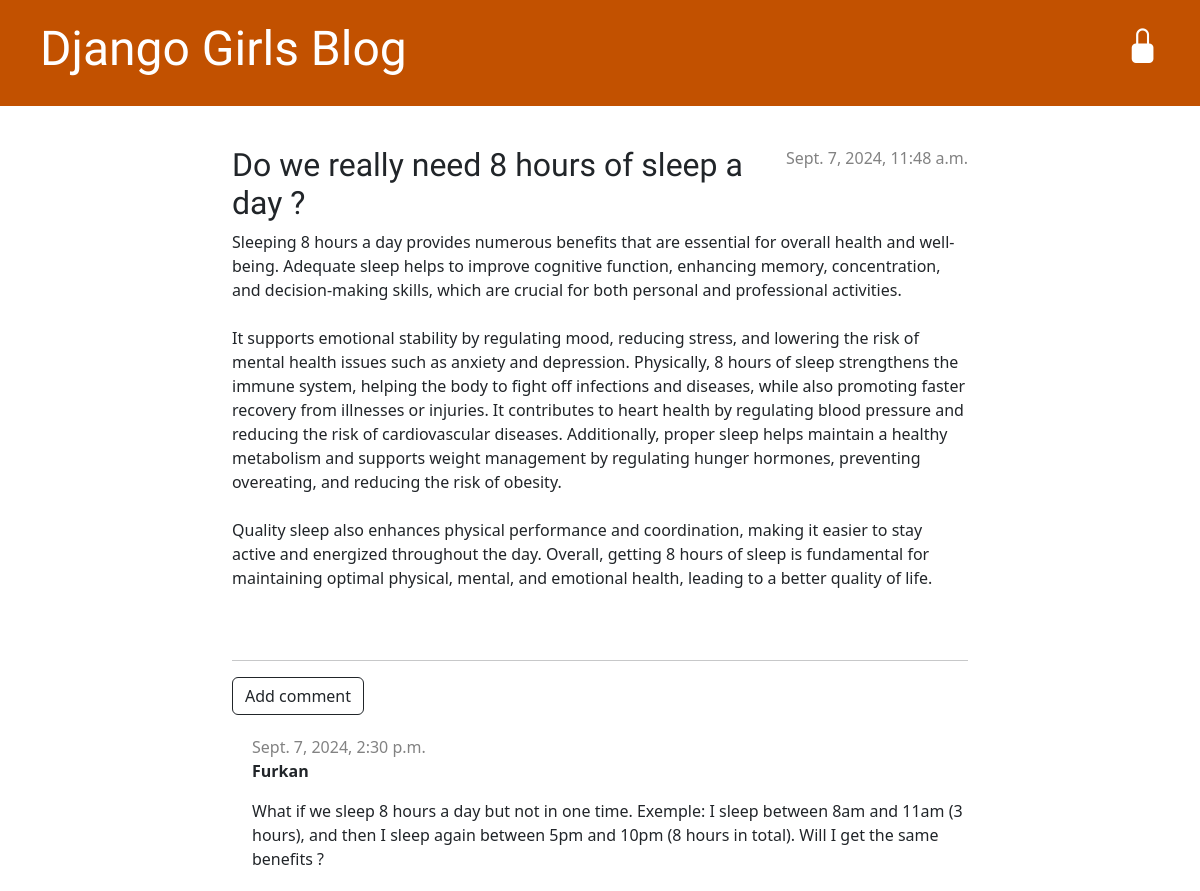
The page /post/8/ on the database its author committed.
### blog/models.py (models this page shows, shortened)
class Post(models.Model):
    author = models.ForeignKey(settings.AUTH_USER_MODEL, on_delete=models.CASCADE)
    title = models.CharField(max_length=200)
    text = models.TextField()
    created_date = models.DateTimeField(default=timezone.now)
    published_date = models.DateTimeField(blank=True, null=True)

class Comment(models.Model):
    post = models.ForeignKey('blog.Post', on_delete=models.CASCADE, related_name='comments')
    author = models.CharField(max_length=200)
    text = models.TextField()
    created_date = models.DateTimeField(default=timezone.now)
    approved_comment = models.BooleanField(default=False)

### blog/views.py (the view)
# urls.py: path('post/<int:pk>/', views.post_detail, name='post_detail'),
def post_detail(request, pk):
    post = get_object_or_404(Post, pk=pk)
    return render(request, 'blog/post_detail.html', {'post': post})

### blog/templates/blog/post_detail.html (shortened to what this page needs)
{% extends 'blog/base.html' %}
{% block content %}
    <article class="post">
    {% if post.published_date %}
        <div class="date">
            {{ post.published_date }}
        </div>
    {% else %}
        <form method="POST" action="{% url 'post_publish' pk=post.pk %}"class="post-form">{% csrf_token %}
            <button type="submit" class="post btn btn-info" name="publish">Publish</button>
        </form>
    {% endif %}
        <h2>{{ post.title }}</h2>
        <p>{{ post.text|linebreaksbr }}</p>
    </article>
    <hr>
    <a type="button" class="btn btn-outline-dark" href="{% url 'add_comment_to_post' pk=post.pk %}">Add comment</a>
    {% for comment in post.comments.all %}
    {% if user.is_authenticated or comment.approved_comment %}
    <div class="comment">
        <div class="date">
            {{ comment.created_date }}
        </div>
        <strong>{{ comment.author }}</strong>
        <p>{{ comment.text|linebreaks }}</p>
    </div>
    {% endif %}
    {% empty %}
        <p>No comments here yet :(</p>
    {% endfor %}
{% endblock %}

### blog/static/css/blog.css (style rules this page uses)
h1, h2, h3, h4 { font-family: 'Lobster', cursive; }
.date { color: #828282; }
.post { margin-bottom: 70px; }
.post > .date, .post > .actions { float: right; }
.comment { margin: 20px 0 20px 20px; }

### rows shown on the page
Post: published_date "Sept. 7, 2024, 11:48 a.m.", title "Do we really need 8 hours of sleep a day ?", text "Sleeping 8 hours a day provides numerous benefits that are essential for overall health and well-being. Adequate sleep helps to improve cognitive function, enhancing memory, concentration, and decision-making skills, which are crucial for both personal and professional activities. It supports emotional stability by regulating mood, reducing stress, and lowering the risk of mental health issues such as anxiety and depression. Physically, 8 hours of sleep strengthens the immune system, helping the body to fight off infections and diseases, while also promoting faster recovery from illnesses or injuries. It contributes to heart health by regulating blood pressure and reducing the risk of…"
Comment: created_date "Sept. 7, 2024, 2:30 p.m.", author "Furkan", text "What if we sleep 8 hours a day but not in one time. Exemple: I sleep between 8am and 11am (3 hours), and then I sleep again between 5pm and 10pm (8 hours in total). Will I get the same benefits ?"
